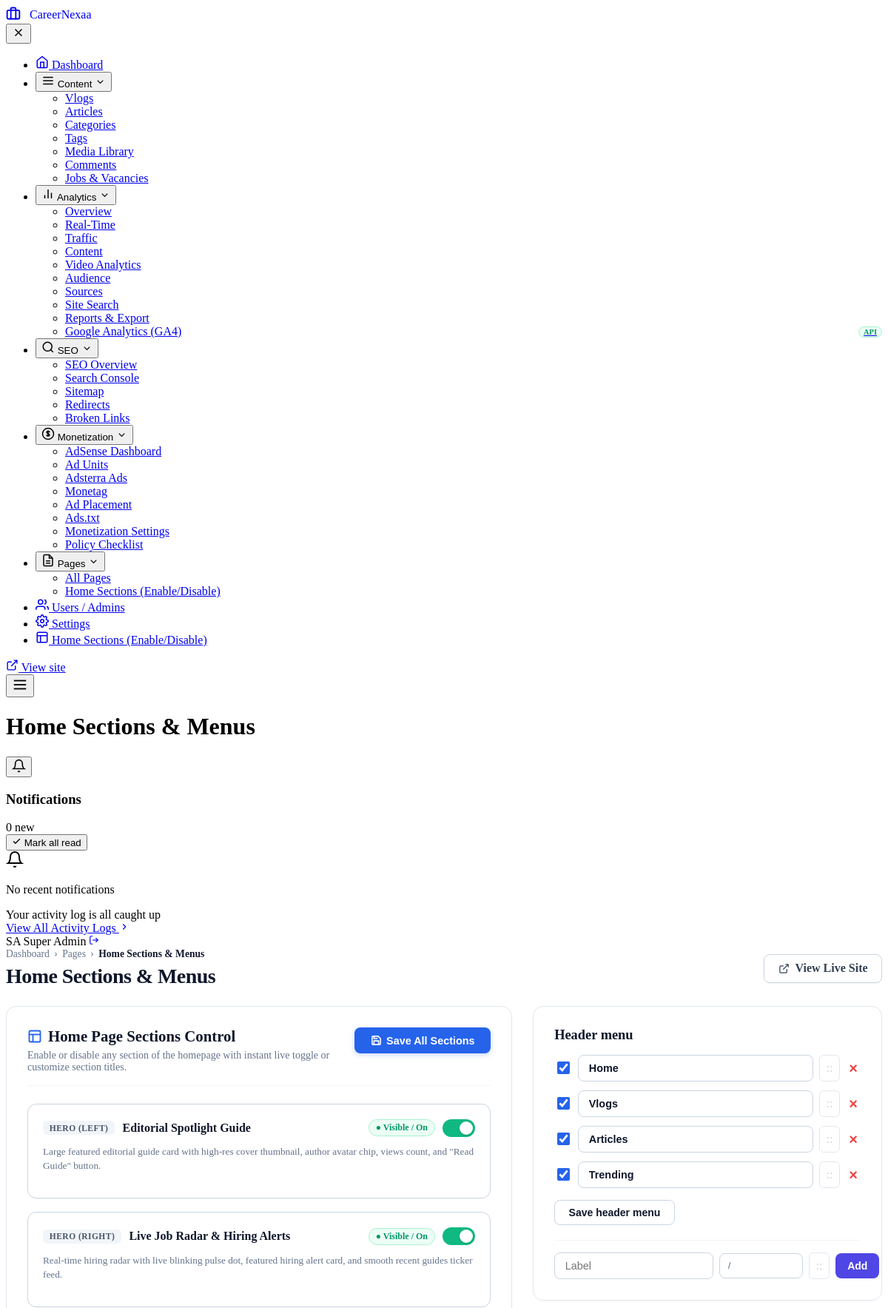
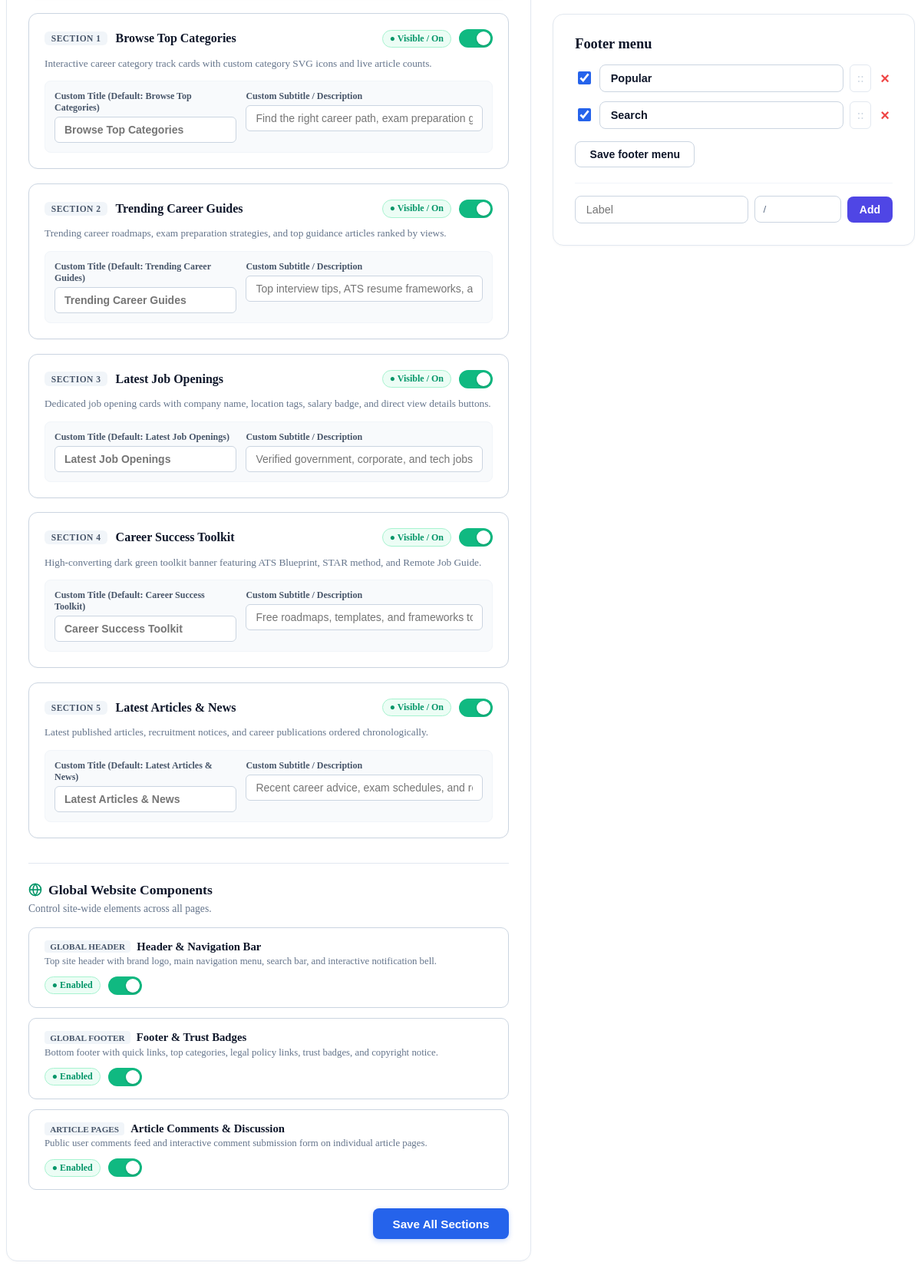
Page /admin/section-visibility.php (signed in) on the committed database (2 pictures, top to bottom).
### tables this page shows
CREATE TABLE `section_visibility` (
  `id` int(11) NOT NULL AUTO_INCREMENT,
  `section_key` varchar(50) NOT NULL,
  `section_name` varchar(100) NOT NULL,
  `section_location` varchar(100) DEFAULT 'Homepage',
  `is_enabled` tinyint(1) NOT NULL DEFAULT 1,
  `sort_order` int(11) NOT NULL DEFAULT 0,
  `updated_at` timestamp NOT NULL DEFAULT current_timestamp() ON UPDATE current_timestamp(),
  PRIMARY KEY (`id`),
  UNIQUE KEY `section_key` (`section_key`)
);

### admin/section-visibility.php (the view, shortened to what the rows shown need)
<?php
require_once __DIR__ . '/../includes/functions.php';
$db = getDBConnection();
$allDbSections = $db->query("SELECT * FROM section_visibility ORDER BY sort_order ASC, id ASC")->fetchAll(PDO::FETCH_ASSOC);
$sectionsByKey = [];
foreach ($allDbSections as $sec) {
    $sectionsByKey[$sec['section_key']] = $sec;
}
require_once __DIR__ . '/includes/admin-header.php';
?>
<div class="admin-content-inner" style="max-width:1400px; margin:0 auto; padding-bottom:3rem;">
    <div style="display:flex; justify-content:space-between; align-items:center; flex-wrap:wrap; gap:1rem; margin-bottom:1.5rem;">
        <div>
            <h1 style="font-size:1.75rem; font-weight:800; color:#0f172a; margin:0; letter-spacing:-0.02em;">
                Home Sections &amp; Menus
            </h1>
        </div>
    </div>
    <div style="display:grid; grid-template-columns:minmax(0, 1.45fr) minmax(340px, 1fr); gap:1.75rem; align-items:start;">
        <div style="background:#ffffff; border:1px solid #e2e8f0; border-radius:14px; padding:1.75rem; box-shadow:0 1px 3px rgba(0,0,0,0.03);">
            <form action="" method="POST">
                <div style="display:flex; justify-content:space-between; align-items:flex-start; margin-bottom:1.5rem; border-bottom:1px solid #f1f5f9; padding-bottom:1rem;">
                    <div>
                        <h2 style="font-size:1.3rem; font-weight:800; color:#0f172a; margin:0 0 0.35rem 0; display:flex; align-items:center; gap:0.5rem;">
                            <svg width="20" height="20" viewBox="0 0 24 24" fill="none" stroke="#2563eb" stroke-width="2.2"><rect x="3" y="3" width="18" height="18" rx="2"></rect><line x1="3" y1="9" x2="21" y2="9"></line><line x1="9" y1="21" x2="9" y2="9"></line></svg>
                            Home Page Sections Control
                        </h2>
                    </div>
                </div>
                <div style="display:flex; flex-direction:column; gap:1.15rem;">
                    <?php
                    foreach ($homepageSections as $secKey => $def):
                        $sec = $sectionsByKey[$secKey] ?? [
                            'section_key' => $secKey,
                            'title' => '',
                            'subtitle' => '',
                            'is_enabled' => 1
                        ];
                        $isEnabled = ((int)($sec['is_enabled'] ?? 1) === 1);
                    ?>
                    <div class="admin-section-card" id="card_<?= $secKey ?>" style="background:#ffffff; border:1px solid <?= $isEnabled ? '#cbd5e1' : '#e2e8f0' ?>; border-radius:12px; padding:1.25rem; box-shadow:0 1px 3px rgba(0,0,0,0.02); transition:all 0.2s ease;">
                        <div style="display:flex; align-items:center; justify-content:space-between; flex-wrap:wrap; gap:0.75rem; margin-bottom:0.65rem;">
                            <div style="display:flex; align-items:center; gap:0.65rem;">
                                <span style="font-size:0.72rem; font-weight:800; background:#f1f5f9; color:#475569; padding:0.2rem 0.55rem; border-radius:6px; letter-spacing:0.04em;">
                                    <?= $def['badge'] ?>
                                </span>
                                <h3 style="font-size:1rem; font-weight:700; color:#0f172a; margin:0;">
                                    <?= h($def['name']) ?>
                                </h3>
                            </div>
                            <div style="display:flex; align-items:center; gap:0.65rem;">
                                <span class="sec-status-badge <?= $isEnabled ? 'status-on' : 'status-off' ?>" id="badge_<?= $secKey ?>">
                                    <?= $isEnabled ? '● Visible / On' : '○ Hidden / Off' ?>
                                </span>
                                <label class="switch-toggle" title="Click to toggle <?= h($def['name']) ?>">
                                    <span class="switch-slider"></span>
                                </label>
                            </div>
                        </div>
                        <p style="font-size:0.83rem; color:#64748b; margin:0 0 0.85rem 0; line-height:1.45;">
                            <?= h($def['description']) ?>
                        </p>
                        <?php if ($def['has_inputs']): ?>
                        <div style="display:grid; grid-template-columns:1fr 1.3fr; gap:0.75rem; background:#f8fafc; border:1px solid #f1f5f9; border-radius:8px; padding:0.75rem;">
                            <div>
                                <label style="display:block; font-size:0.75rem; font-weight:700; color:#475569; margin-bottom:0.25rem;">
                                    Custom Title (Default: <?= h($def['default_title']) ?>)
                                </label>
                                <input type="text"
                                       name="sections[<?= $secKey ?>][title]"
                                       value="<?= h($sec['title'] ?? '') ?>"
                                       placeholder="<?= h($def['default_title']) ?>"
                                       style="width:100%; padding:0.5rem 0.75rem; border:1px solid #cbd5e1; border-radius:6px; font-size:0.875rem; font-weight:600; color:#0f172a; background:#fff; box-sizing:border-box;">
                            </div>
                            <div>
                                <label style="display:block; font-size:0.75rem; font-weight:700; color:#475569; margin-bottom:0.25rem;">
                                    Custom Subtitle / Description
                                </label>
                                <input type="text"
                                       name="sections[<?= $secKey ?>][subtitle]"
                                       value="<?= h($sec['subtitle'] ?? '') ?>"
                                       placeholder="<?= h($def['default_sub'] ?? '') ?>"
                                       style="width:100%; padding:0.5rem 0.75rem; border:1px solid #cbd5e1; border-radius:6px; font-size:0.875rem; color:#475569; background:#fff; box-sizing:border-box;">
                            </div>
                        </div>
                        <?php endif; ?>
                    </div>
                    <?php endforeach; ?>
                </div>
            </form>
        </div>
        <div style="display:flex; flex-direction:column; gap:1.75rem;">
            <div style="background:#ffffff; border:1px solid #e2e8f0; border-radius:14px; padding:1.75rem; box-shadow:0 1px 3px rgba(0,0,0,0.03);">
                <form action="" method="POST" id="formHeaderMenu">
                    <h2 style="font-size:1.15rem; font-weight:800; color:#0f172a; margin:0 0 1rem 0;">
                        Header menu
                    </h2>
                </form>
            </div>
            <div style="background:#ffffff; border:1px solid #e2e8f0; border-radius:14px; padding:1.75rem; box-shadow:0 1px 3px rgba(0,0,0,0.03);">
                <form action="" method="POST" id="formFooterMenu">
                    <h2 style="font-size:1.15rem; font-weight:800; color:#0f172a; margin:0 0 1rem 0;">
                        Footer menu
                    </h2>
                </form>
            </div>
        </div>
    </div>
</div>
<?php require_once __DIR__ . '/includes/admin-footer.php'; ?>

### rows in the picture
section_visibility: badge "SECTION 2", section_name "Trending Career Guides", is_enabled "● Visible / On", description "Trending career roadmaps, exam preparation strategies, and top guidance articles ranked by views."
section_visibility: badge "SECTION 4", section_name "Career Success Toolkit", is_enabled "● Visible / On", description "High-converting dark green toolkit banner featuring ATS Blueprint, STAR method, and Remote Job Guide."
section_visibility: badge "SECTION 5", section_name "Latest Articles & News", is_enabled "● Visible / On", description "Latest published articles, recruitment notices, and career publications ordered chronologically."

### other values in the picture
$adminSiteName "CareerNexaa"
$adminPageTitle "Home Sections & Menus"
$userInitials "SA"
$displayNameClean "Super Admin"
$def['badge'] "HERO (LEFT)"
$def['name'] "Editorial Spotlight Guide"
$def['description'] "Large featured editorial guide card with high-res cover thumbnail, author avatar chip, views count, and \"Read Guide\" button."
$def['badge'] "HERO (RIGHT)"
$def['name'] "Live Job Radar & Hiring Alerts"
$def['description'] "Real-time hiring radar with live blinking pulse dot, featured hiring alert card, and smooth recent guides ticker feed."
$def['badge'] "SECTION 1"
$def['name'] "Browse Top Categories"
$def['description'] "Interactive career category track cards with custom category SVG icons and live article counts."
$def['default_title'] "Browse Top Categories"
$def['badge'] "SECTION 3"
